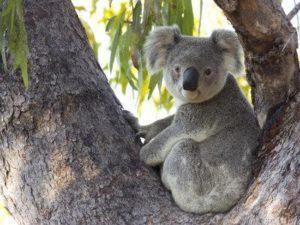
#> input picture Lab 6/Image Processing and Enhancement /Histograms Equalization /koala.jpeg, 300 x 225 px
$ jupyter execute 'Histograms Equalization.ipynb'
#> lines starting #> are read from the running program, lines starting #| are printed output that depends on the picture
## <b>Histograms Equalization <b>

[cell 1]
import cv2
import numpy as np
import matplotlib.pyplot as plt

[cell 2]
img = cv2.imread('koala.jpeg', 0)
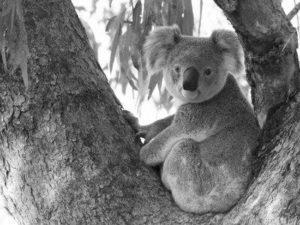
#> img: shape (225, 300); min 6, max 255, mean 115.7
equ = cv2.equalizeHist(img)
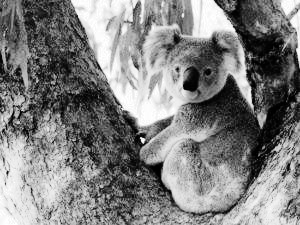
#> equ: shape (225, 300); min 0, max 255, mean 128.3
res = np.hstack((img, equ))
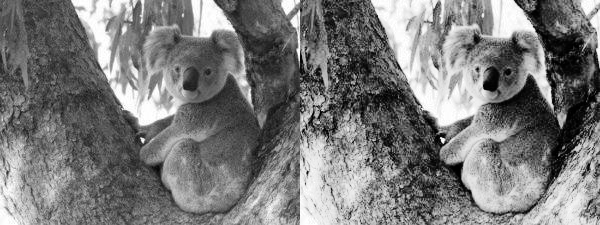
#> res: shape (225, 600); min 0, max 255, mean 122
